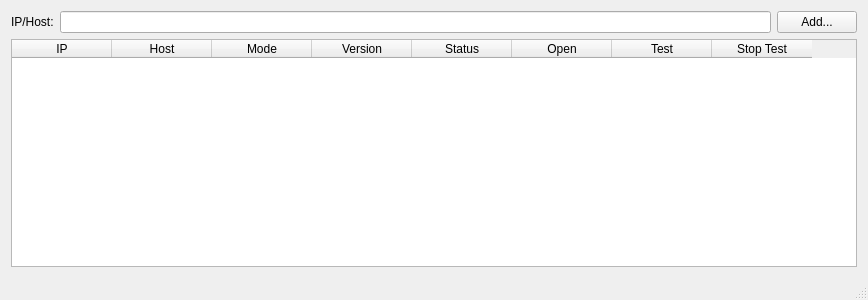
<?xml version="1.0" encoding="UTF-8"?>
<ui version="4.0">
 <class>MainWindow</class>
 <widget class="QMainWindow" name="MainWindow">
  <property name="geometry">
   <rect>
    <x>0</x>
    <y>0</y>
    <width>868</width>
    <height>300</height>
   </rect>
  </property>
  <property name="windowTitle">
   <string>FPP Test</string>
  </property>
  <property name="windowIcon">
   <iconset>
    <normaloff>favicon.ico</normaloff>favicon.ico</iconset>
  </property>
  <widget class="QWidget" name="centralWidget">
   <layout class="QVBoxLayout" name="verticalLayout">
    <item>
     <layout class="QHBoxLayout" name="horizontalLayout">
      <item>
       <widget class="QLabel" name="label">
        <property name="text">
         <string>IP/Host:</string>
        </property>
       </widget>
      </item>
      <item>
       <widget class="QLineEdit" name="lineEditIpAddress"/>
      </item>
      <item>
       <widget class="QPushButton" name="pushButtonAdd">
        <property name="text">
         <string>Add...</string>
        </property>
       </widget>
      </item>
     </layout>
    </item>
    <item>
     <widget class="QTableWidget" name="tableWidgetFPP">
      <property name="columnCount">
       <number>8</number>
      </property>
      <column>
       <property name="text">
        <string>IP</string>
       </property>
      </column>
      <column>
       <property name="text">
        <string>Host</string>
       </property>
      </column>
      <column>
       <property name="text">
        <string>Mode</string>
       </property>
      </column>
      <column>
       <property name="text">
        <string>Version</string>
       </property>
      </column>
      <column>
       <property name="text">
        <string>Status</string>
       </property>
      </column>
      <column>
       <property name="text">
        <string>Open</string>
       </property>
      </column>
      <column>
       <property name="text">
        <string>Test</string>
       </property>
      </column>
      <column>
       <property name="text">
        <string>Stop Test</string>
       </property>
      </column>
     </widget>
    </item>
   </layout>
  </widget>
  <widget class="QStatusBar" name="statusBar"/>
  <widget class="QMenuBar" name="menuBar">
   <property name="geometry">
    <rect>
     <x>0</x>
     <y>0</y>
     <width>868</width>
     <height>26</height>
    </rect>
   </property>
  </widget>
 </widget>
 <layoutdefault spacing="6" margin="11"/>
 <resources/>
 <connections/>
</ui>
